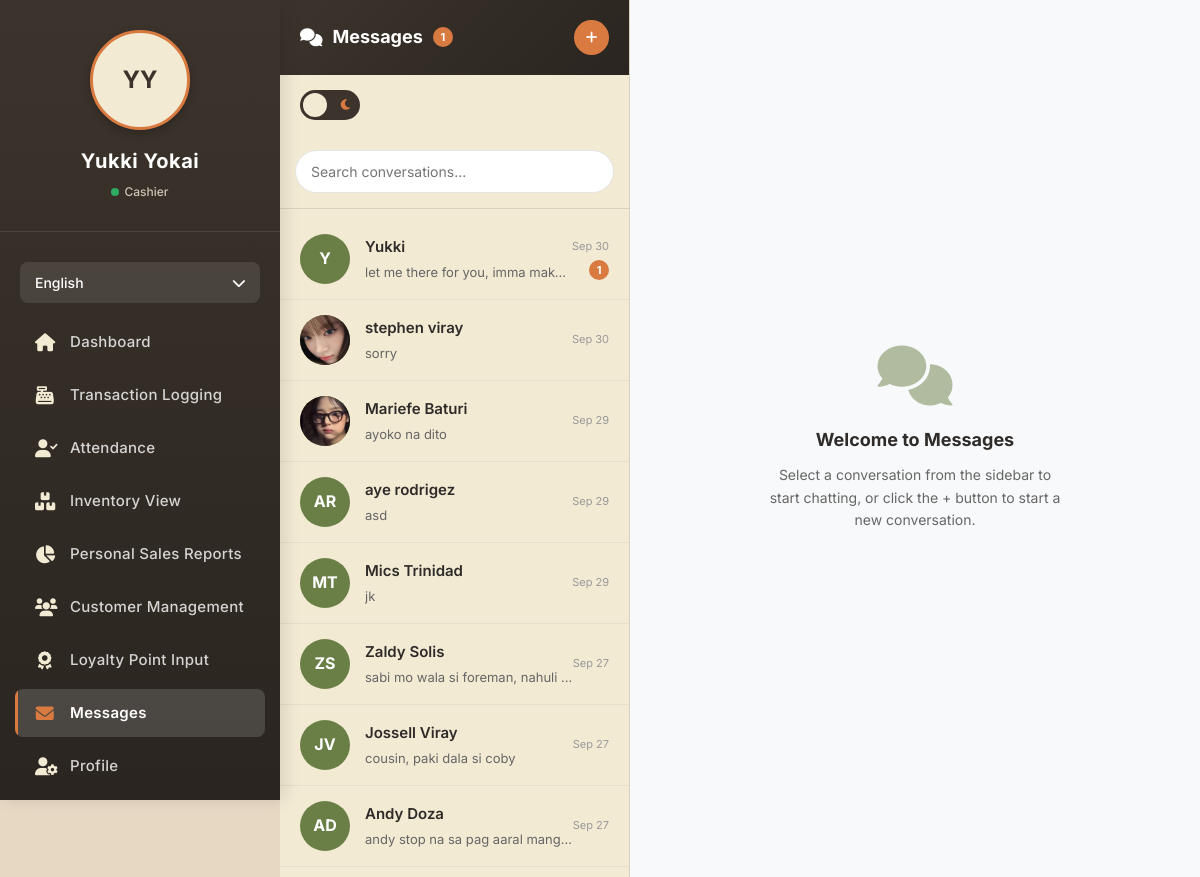
/Employee/messages.php (signed in), run on the app's committed database.
### tables this page shows
CREATE TABLE `employees` (
  `id` int(11) NOT NULL AUTO_INCREMENT,
  `first_name` varchar(100) NOT NULL,
  `last_name` varchar(100) NOT NULL,
  `username` varchar(50) NOT NULL,
  `password_hash` varchar(255) NOT NULL,
  `is_verified` tinyint(1) NOT NULL DEFAULT 0,
  `role_id` int(11) NOT NULL,
  `contact_number` varchar(20) DEFAULT NULL,
  `email` varchar(100) DEFAULT NULL,
  `profile_photo` varchar(255) DEFAULT NULL,
  `resume` varchar(255) DEFAULT NULL,
  `is_active` tinyint(1) DEFAULT 1,
  `created_at` timestamp NOT NULL DEFAULT current_timestamp(),
  `updated_at` timestamp NOT NULL DEFAULT current_timestamp() ON UPDATE current_timestamp(),
  `address` text DEFAULT NULL,
  `two_factor_auth` tinyint(1) DEFAULT 0,
  `two_factor_secret` varchar(32) DEFAULT NULL,
  `backup_codes` text DEFAULT NULL,
  `last_login` datetime DEFAULT NULL,
  PRIMARY KEY (`id`),
  UNIQUE KEY `username` (`username`),
  KEY `fk_employee_role` (`role_id`),
  CONSTRAINT `fk_employee_role` FOREIGN KEY (`role_id`) REFERENCES `employee_roles` (`id`)
);

CREATE TABLE `employee_roles` (
  `id` int(11) NOT NULL AUTO_INCREMENT,
  `role_name` varchar(50) NOT NULL,
  `description` text DEFAULT NULL,
  `is_active` tinyint(1) DEFAULT 1,
  PRIMARY KEY (`id`)
);

### Employee/messages.php (the view, shortened to what this page needs)
<?php
require_once 'db_connection.php';
$language = 'en';
$translations = [
    'en' => [
        'dashboard' => 'Dashboard',
        'transaction_logging' => 'Transaction Logging',
        'attendance' => 'Attendance',
        'inventory_view' => 'Inventory View',
        'sales_reports' => 'Personal Sales Reports',
        'customer_management' => 'Customer Management',
        'loyalty_points' => 'Loyalty Point Input',
        'messages' => 'Messages',
        'profile' => 'Profile',
        'logout' => 'Logout',
        'welcome_messages' => 'Welcome to Messages',
        'select_conversation' => 'Select a conversation from the sidebar to start chatting, or click the + button to start a new conversation.',
        'start_new_conversation' => 'Start New Conversation',
        'search_conversations' => 'Search conversations...',
        'no_conversations' => 'No conversations yet. Start a new chat!',
        'type_message' => 'Type a message...',
        'view_profile' => 'View Profile',
        'mark_all_read' => 'Mark All as Read',
        'contact_information' => 'Contact Information',
        'department' => 'Department',
        'loading' => 'Loading...',
        'no_email' => 'No email provided'
    ],
    'tl' => [
        'dashboard' => 'Dashboard',
        'transaction_logging' => 'Pag-log ng Transaksyon',
        'attendance' => 'Pagdalo',
        'inventory_view' => 'Tingnan ang Inventory',
        'sales_reports' => 'Mga Personal na Ulat sa Pagbebenta',
        'customer_management' => 'Pamamahala ng Customer',
        'loyalty_points' => 'Input ng Loyalty Points',
        'messages' => 'Mga Mensahe',
        'profile' => 'Profile',
        'logout' => 'Logout',
        'welcome_messages' => 'Maligayang Pagdating sa Mga Mensahe',
        'select_conversation' => 'Pumili ng usapan mula sa sidebar upang magsimulang mag-chat, o i-click ang + button upang magsimula ng bagong usapan.',
        'start_new_conversation' => 'Magsimula ng Bagong Usapan',
        'search_conversations' => 'Maghanap ng mga usapan...',
        'no_conversations' => 'Walang mga usapan pa. Magsimula ng bagong chat!',
        'type_message' => 'Mag-type ng mensahe...',
        'view_profile' => 'Tingnan ang Profile',
        'mark_all_read' => 'Markahan ang Lahat bilang Nabasa',
        'contact_information' => 'Impormasyon ng Kontak',
        'department' => 'Kagawaran',
        'loading' => 'Naglo-load...',
        'no_email' => 'Walang email na ibinigay'
    ]
];
$t = $translations[$language];
$employee_id = $_SESSION['employee_id'];
$query = "SELECT e.*, r.role_name
          FROM employees e
          JOIN employee_roles r ON e.role_id = r.id
          WHERE e.id = ?";
$stmt = $conn->prepare($query);
$stmt->bind_param("i", $employee_id);
$stmt->execute();
$result = $stmt->get_result();
$employee = $result->fetch_assoc();
$employee_name = $employee['first_name'] . ' ' . $employee['last_name'];
$employee_role = $employee['role_name'];
$employees_query = "SELECT id, first_name, last_name, role_id, profile_photo FROM employees WHERE is_active = 1 AND id != ? ORDER BY first_name, last_name";
$employees_stmt = $conn->prepare($employees_query);
$employees_stmt->bind_param("i", $employee_id);
$employees_stmt->execute();
$employees_result = $employees_stmt->get_result();
$conversations_query = "SELECT DISTINCT
                       CASE
                           WHEN m.sender_id = ? THEN m.receiver_id
                           ELSE m.sender_id
                       END as other_user_id,
                       CASE
                           WHEN m.sender_id = ? THEN CONCAT(receiver.first_name, ' ', receiver.last_name)
                           ELSE CONCAT(sender.first_name, ' ', sender.last_name)
                       END as other_user_name,
                       CASE
                           WHEN m.sender_id = ? THEN receiver.profile_photo
                           ELSE sender.profile_photo
                       END as other_user_photo,
                       CASE
                           WHEN m.sender_id = ? THEN receiver_role.role_name
                           ELSE sender_role.role_name
                       END as other_user_role,
                       (SELECT message FROM messages m2
                        WHERE (m2.sender_id = ? AND m2.receiver_id = CASE WHEN m.sender_id = ? THEN m.receiver_id ELSE m.sender_id END)
                           OR (m2.receiver_id = ? AND m2.sender_id = CASE WHEN m.sender_id = ? THEN m.receiver_id ELSE m.sender_id END)
                        ORDER BY m2.created_at DESC LIMIT 1) as last_message,
                       (SELECT created_at FROM messages m2
                        WHERE (m2.sender_id = ? AND m2.receiver_id = CASE WHEN m.sender_id = ? THEN m.receiver_id ELSE m.sender_id END)
                           OR (m2.receiver_id = ? AND m2.sender_id = CASE WHEN m.sender_id = ? THEN m.receiver_id ELSE m.sender_id END)
                        ORDER BY m2.created_at DESC LIMIT 1) as last_message_time,
                       (SELECT COUNT(*) FROM messages m3
                        WHERE m3.sender_id = CASE WHEN m.sender_id = ? THEN m.receiver_id ELSE m.sender_id END
                          AND m3.receiver_id = ? AND m3.is_read = 0) as unread_count
                       FROM messages m
                       LEFT JOIN employees sender ON m.sender_id = sender.id
                       LEFT JOIN employees receiver ON m.receiver_id = receiver.id
                       LEFT JOIN employee_roles sender_role ON sender.role_id = sender_role.id
                       LEFT JOIN employee_roles receiver_role ON receiver.role_id = receiver_role.id
                       WHERE m.sender_id = ? OR m.receiver_id = ?
                       ORDER BY last_message_time DESC";
$conv_stmt = $conn->prepare($conversations_query);
$conv_stmt->bind_param("iiiiiiiiiiiiiiii",
    $employee_id, $employee_id, $employee_id, $employee_id,
    $employee_id, $employee_id, $employee_id, $employee_id,
    $employee_id, $employee_id, $employee_id, $employee_id,
    $employee_id, $employee_id, $employee_id, $employee_id
);
$conv_stmt->execute();
$conv_result = $conv_stmt->get_result();
$conversations = [];
while ($row = $conv_result->fetch_assoc()) {
    $conversations[] = $row;
}
$unread_query = "SELECT COUNT(*) as unread_count FROM messages WHERE receiver_id = ? AND is_read = 0";
$unread_stmt = $conn->prepare($unread_query);
$unread_stmt->bind_param("i", $employee_id);
$unread_stmt->execute();
$unread_result = $unread_stmt->get_result();
$unread_count = $unread_result->fetch_assoc()['unread_count'];
?>
<!DOCTYPE html>
<html lang="en">
<head>
    <link rel="stylesheet" href="https://cdnjs.cloudflare.com/ajax/libs/font-awesome/6.0.0-beta3/css/all.min.css">
</head>
<body>
    <div class="sidebar" id="sidebar">
        <div class="sidebar-header">
            <div class="user-avatar">
                <?php if (!empty($employee['profile_photo']) && file_exists($employee['profile_photo'])): ?>
                    <img src="<?php echo htmlspecialchars($employee['profile_photo']); ?>" alt="Profile">
                <?php else: ?>
                    <?php echo strtoupper(substr($employee['first_name'], 0, 1) . substr($employee['last_name'], 0, 1)); ?>
                <?php endif; ?>
            </div>
            <div class="user-name"><?php echo htmlspecialchars($employee_name); ?></div>
            <div class="user-status">
                <span class="status-indicator"></span>
                <span><?php echo htmlspecialchars($employee_role); ?></span>
            </div>
        </div>
        <div class="language-switcher">
            <button class="language-btn">
                <span><?php echo $language === 'en' ? 'English' : 'Filipino'; ?></span>
                <i class="fas fa-chevron-down"></i>
            </button>
        </div>
        <ul class="nav-menu">
            <li><a href="Index.php"><i class="fas fa-home"></i> <?php echo $t['dashboard']; ?></a></li>
            <li><a href="transaction_logging.php"><i class="fas fa-cash-register"></i> <?php echo $t['transaction_logging']; ?></a></li>
            <li><a href="attendance.php"><i class="fas fa-user-check"></i> <?php echo $t['attendance']; ?></a></li>
            <li><a href="inventory_view.php"><i class="fas fa-boxes"></i> <?php echo $t['inventory_view']; ?></a></li>
            <li><a href="sales_reports.php"><i class="fas fa-chart-pie"></i> <?php echo $t['sales_reports']; ?></a></li>
            <li><a href="customer_management.php"><i class="fas fa-users"></i> <?php echo $t['customer_management']; ?></a></li>
            <li><a href="loyalty_points.php"><i class="fas fa-award"></i> <?php echo $t['loyalty_points']; ?></a></li>
            <li><a href="messages.php" class="active"><i class="fas fa-envelope"></i> <?php echo $t['messages']; ?></a></li>
            <li><a href="employee_profile.php"><i class="fas fa-user-cog"></i> <?php echo $t['profile']; ?></a></li>
        </ul>
    </div>
    <div class="main-content">
        <div class="chat-sidebar" id="chatSidebar">
            <div class="chat-header">
                <div class="chat-title">
                    <i class="fas fa-comments"></i>
                    <?php echo $t['messages']; ?>
                    <?php if ($unread_count > 0): ?>
                        <span class="unread-badge"><?php echo $unread_count; ?></span>
                    <?php endif; ?>
                </div>
                <button class="new-chat-btn" id="newChatBtn">
                    <i class="fas fa-plus"></i>
                </button>
            </div>
        <button class="dark-mode-toggle">
            <i class="fas fa-moon moon"></i>
        </button>
            <div class="chat-search">
                <input type="text" class="search-input" placeholder="<?php echo $t['search_conversations']; ?>" id="searchInput">
            </div>
            <div class="conversations-list" id="conversationsList">
                <?php if (!empty($conversations)): ?>
                    <?php foreach ($conversations as $conv): ?>
                        <div class="conversation-item" data-user-id="<?php echo $conv['other_user_id']; ?>">
                            <div class="conversation-avatar">
                                <?php if (!empty($conv['other_user_photo']) && file_exists($conv['other_user_photo'])): ?>
                                    <img src="<?php echo htmlspecialchars($conv['other_user_photo']); ?>" alt="Profile">
                                <?php else: ?>
                                    <?php
                                    $names = explode(' ', $conv['other_user_name']);
                                    echo strtoupper(substr($names[0], 0, 1) . (isset($names[1]) ? substr($names[1], 0, 1) : ''));
                                    ?>
                                <?php endif; ?>
                            </div>
                            <div class="conversation-info">
                                <div class="conversation-name"><?php echo htmlspecialchars($conv['other_user_name']); ?></div>
                                <div class="conversation-last-message"><?php echo htmlspecialchars(substr($conv['last_message'], 0, 50)) . (strlen($conv['last_message']) > 50 ? '...' : ''); ?></div>
                            </div>
                            <div class="conversation-meta">
                                <div class="conversation-time">
                                    <?php
                                    $time = strtotime($conv['last_message_time']);
                                    if (date('Y-m-d') == date('Y-m-d', $time)) {
                                        echo date('h:i A', $time);
                                    } else {
                                        echo date('M j', $time);
                                    }
                                    ?>
                                </div>
                                <?php if ($conv['unread_count'] > 0): ?>
                                    <div class="unread-badge"><?php echo $conv['unread_count']; ?></div>
                                <?php endif; ?>
                            </div>
                        </div>
                    <?php endforeach; ?>
                <?php endif; ?>
            </div>
        </div>
        <div class="chat-main" id="chatMain">
            <div class="empty-chat" id="emptyChat">
                <i class="fas fa-comments"></i>
                <h3><?php echo $t['welcome_messages']; ?></h3>
                <p><?php echo $t['select_conversation']; ?></p>
            </div>
        </div>
    </div>
</body>
</html>

### data on the page
employees: first_name+last_name "YY", employee_name "Yukki Yokai", role.role_name "Cashier"

### other printed values
$t['dashboard'] "Dashboard"
$t['transaction_logging'] "Transaction Logging"
$t['attendance'] "Attendance"
$t['inventory_view'] "Inventory View"
$t['sales_reports'] "Personal Sales Reports"
$t['customer_management'] "Customer Management"
$t['loyalty_points'] "Loyalty Point Input"
$t['messages'] "Messages"
$t['profile'] "Profile"
$unread_count "1"
$conv['other_user_name'] "Yukki"
substr($conv['last_message'], 0, 50) "let me there for you, imma mak…"
date('M j', $time) "Sep 30"
$conv['unread_count'] "1"
$conv['other_user_name'] "stephen viray"
